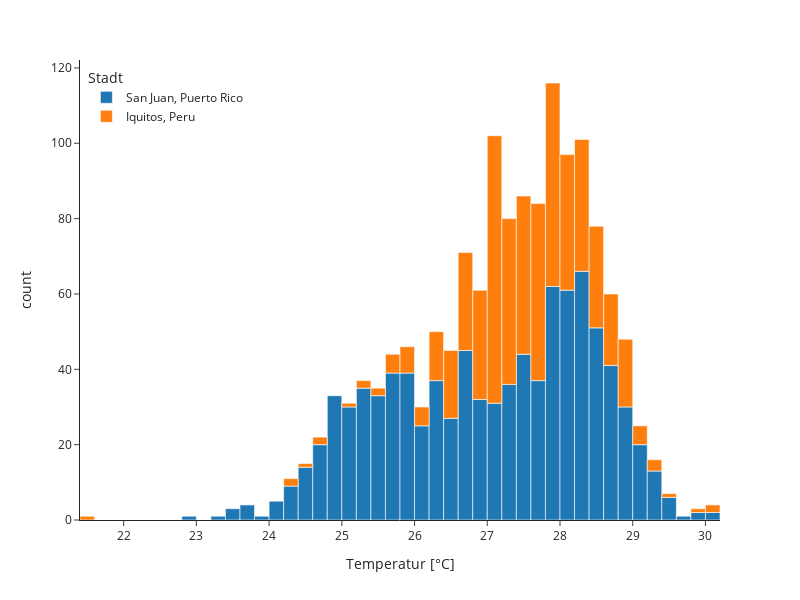

The cell this chart's notebook holds for it:
### Code cell
fig = px.histogram(df, x='station_avg_temp_c',color='city',labels={
                     "station_avg_temp_c": "Temperatur [°C]",
                     'city': 'Stadt'
                     },width=800, height=600,
                      template='simple_white')

newnames = {'sj' : 'San Juan, Puerto Rico', 'iq' : 'Iquitos, Peru'}
fig.for_each_trace(lambda t: t.update(name = newnames[t.name],
                                      legendgroup = newnames[t.name],
                                      hovertemplate = t.hovertemplate.replace(t.name, newnames[t.name])))
fig.update_layout(legend=dict(
    yanchor="top",
    y=0.99,
    xanchor="left",
    x=0.01
))


fig.write_image("./fig_histo.png")

                                      
fig.show()

### Figure 1 — Plotly figure (JSON) as saved in the notebook; plotly's stock layout.template omitted (floating-point values rounded to 4 significant figures; data arrays with more than 128 entries replaced by an {"elided": "..."} marker saying what was removed)
{"data": [{"alignmentgroup": "True", "bingroup": "x", "hovertemplate": "Stadt=San Juan, Puerto Rico<br>Temperatur [°C]=%{x}<br>count=%{y}<extra></extra>", "legendgroup": "San Juan, Puerto Rico", "marker": {"color": "#1F77B4", "pattern": {"shape": ""}}, "name": "San Juan, Puerto Rico", "offsetgroup": "sj", "orientation": "v", "showlegend": true, "type": "histogram", "x": {"elided": "936 float values"}, "xaxis": "x", "yaxis": "y"}, {"alignmentgroup": "True", "bingroup": "x", "hovertemplate": "Stadt=Iquitos, Peru<br>Temperatur [°C]=%{x}<br>count=%{y}<extra></extra>", "legendgroup": "Iquitos, Peru", "marker": {"color": "#FF7F0E", "pattern": {"shape": ""}}, "name": "Iquitos, Peru", "offsetgroup": "iq", "orientation": "v", "showlegend": true, "type": "histogram", "x": {"elided": "520 float values"}, "xaxis": "x", "yaxis": "y"}], "layout": {"barmode": "relative", "height": 600, "legend": {"title": {"text": "Stadt"}, "tracegroupgap": 0, "x": 0.01, "xanchor": "left", "y": 0.99, "yanchor": "top"}, "margin": {"t": 60}, "width": 800, "xaxis": {"anchor": "y", "domain": [0, 1], "title": {"text": "Temperatur [°C]"}}, "yaxis": {"anchor": "x", "domain": [0, 1], "title": {"text": "count"}}}}
